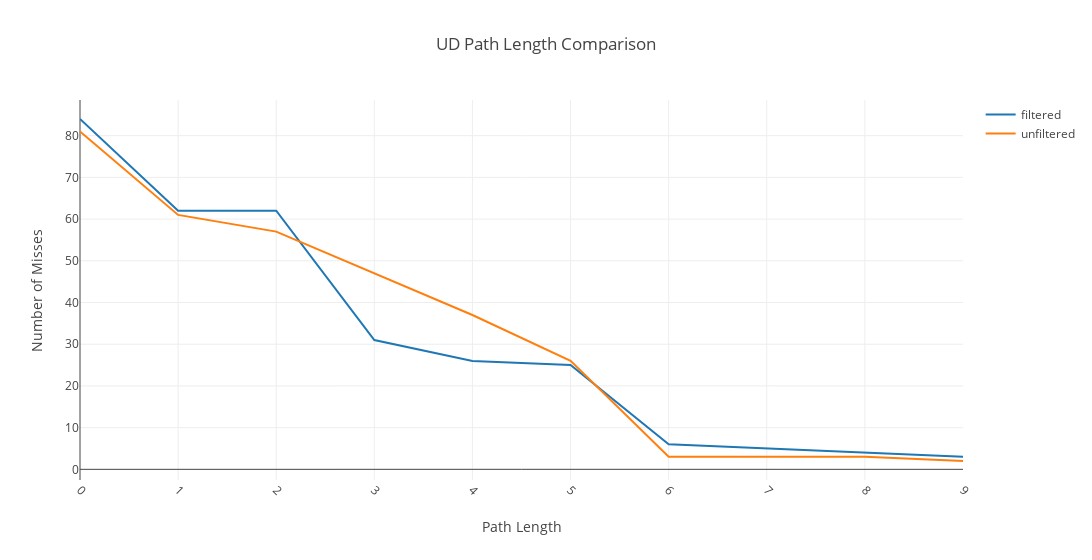

Notebook source saved alongside this figure:
### Code cell
scatter1 = go.Scatter(
        x=[i for i in range(10)], 
        y=[filtered_only_misses_by_ud_dict['total'].get(i, 0) for i in range(10)],
        mode='lines',
        name='filtered'
    )

scatter2= go.Scatter(
    x=[i for i in range(10)], 
    y=[unfiltered_only_misses_by_ud_dict['total'].get(i, 0) for i in range(10)],
    mode='lines',
    name='unfiltered'
)


layout = go.Layout(
    title='UD Path Length Comparison',
    xaxis_title="Path Length",
    yaxis_title="Number of Misses",        
    barmode='overlay',
    width=1200,
    xaxis = go.layout.XAxis(
        tickangle = 45,
        automargin = True
        
    )
    
        
)

fig = go.Figure(data=[scatter1,scatter2], layout=layout)


fig.show()

### Figure 1 — Plotly figure (JSON) as saved in the notebook; plotly's stock layout.template omitted (floating-point values rounded to 4 significant figures)
{"data": [{"mode": "lines", "name": "filtered", "type": "scatter", "uid": "21342023-0ab2-4d54-ba2a-546607c9d5c4", "x": [0, 1, 2, 3, 4, 5, 6, 7, 8, 9], "y": [84, 62, 62, 31, 26, 25, 6, 5, 4, 3]}, {"mode": "lines", "name": "unfiltered", "type": "scatter", "uid": "63eb0aea-926f-4e00-950b-77f4f445d46d", "x": [0, 1, 2, 3, 4, 5, 6, 7, 8, 9], "y": [81, 61, 57, 47, 37, 26, 3, 3, 3, 2]}], "layout": {"barmode": "overlay", "title": {"text": "UD Path Length Comparison"}, "width": 1200, "xaxis": {"automargin": true, "tickangle": 45, "title": {"text": "Path Length"}}, "yaxis": {"title": {"text": "Number of Misses"}}}}
